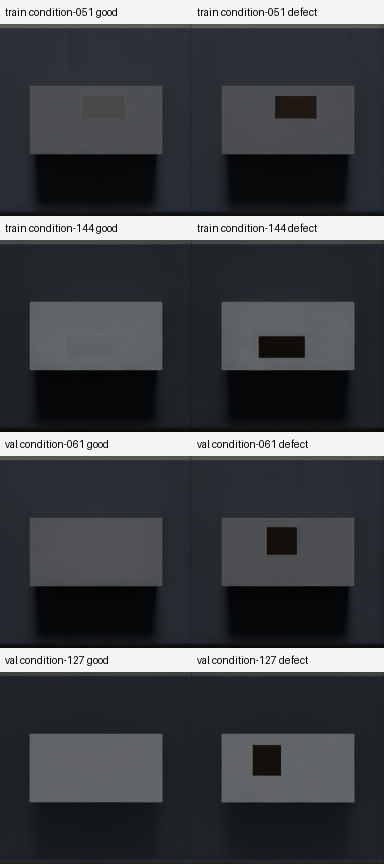
#> input picture review/inspection_samples.png, 384 x 864 px
$ python -i data.py   (imports and definitions only)
#> lines starting #> are read from the running program, lines starting #| are printed output that depends on the picture
"""Strict condition-group splits and deterministic RGB preprocessing."""

from __future__ import annotations

import json
from pathlib import Path

import numpy as np
from PIL import Image

IMAGE_SIZE = 64
LABELS = ("good", "defect")
SPLITS = ("train", "val", "test")


def read_rgb(image) -> Image.Image:
    """Read pixels only. File names and metadata are not model features."""
    if isinstance(image, (str, Path)):
        with Image.open(image) as opened:
            return opened.convert("RGB")
    if isinstance(image, Image.Image):
        return image.convert("RGB")
    pixels = np.asarray(image)
    if pixels.ndim != 3 or pixels.shape[2] not in (3, 4):
        raise ValueError("Expected an RGB/RGBA image with shape H x W x 3/4")
    if not np.isfinite(pixels).all():
        raise ValueError("Image contains non-finite pixels")
    if np.issubdtype(pixels.dtype, np.floating):
        pixels = pixels * 255 if pixels.max() <= 1.0 else pixels
    return Image.fromarray(np.clip(pixels[..., :3], 0, 255).astype(np.uint8), "RGB")


def image_array(image) -> np.ndarray:
    rgb = read_rgb(image).resize((IMAGE_SIZE, IMAGE_SIZE), Image.Resampling.BILINEAR)
    return np.asarray(rgb, dtype=np.float32).transpose(2, 0, 1).copy() / 255.0


# [67 lines left out: functions brightness_feature, load_manifest, split_summary, not called in this run]

>>> import cv2
>>> picture = cv2.imread('../../../review/inspection_samples.png')
#> picture is the input picture: shape (864, 384, 3); mean B, G, R 70.8, 67.4, 64.4
>>> result = image_array(picture)
#> in image_array, `rgb = read_rgb(image).resize((IMAGE_SIZE, IMAGE_SIZE), Image.Resamplin..`:
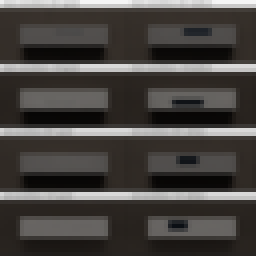
#> rgb: PIL image 64x64 RGB (shown 4 times larger); mean R, G, B 70.8, 67.4, 64.4
